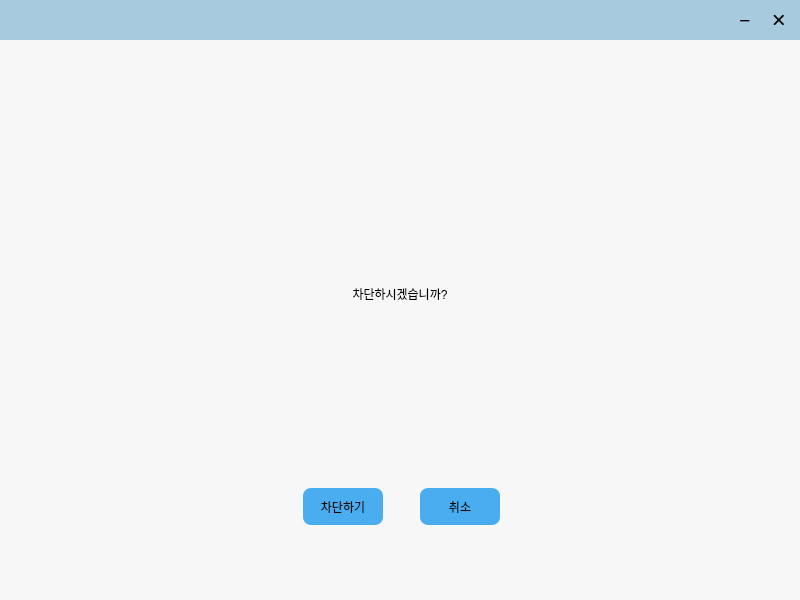
<?xml version="1.0" encoding="UTF-8"?>
<ui version="4.0">
 <class>BlockConfirmDialog</class>
 <widget class="QDialog" name="BlockConfirmDialog">
  <property name="geometry">
   <rect>
    <x>0</x>
    <y>0</y>
    <width>800</width>
    <height>600</height>
   </rect>
  </property>
  <property name="minimumSize">
   <size>
    <width>800</width>
    <height>600</height>
   </size>
  </property>
  <property name="maximumSize">
   <size>
    <width>800</width>
    <height>600</height>
   </size>
  </property>
  <property name="windowTitle">
   <string>Jewel</string>
  </property>
  <property name="styleSheet">
   <string notr="true">QDialog { background: #f7f7f7; } QFrame#titleBar { background: #a8cadf; } QPushButton#confirmButton, QPushButton#cancelButton { background: #49adf0; border: none; border-radius: 8px; font: 14px &quot;Malgun Gothic&quot;; color: #000; } </string>
  </property>
  <widget class="QFrame" name="titleBar">
   <property name="geometry">
    <rect>
     <x>0</x>
     <y>0</y>
     <width>800</width>
     <height>40</height>
    </rect>
   </property>
   <property name="frameShape">
    <enum>QFrame::NoFrame</enum>
   </property>
   <widget class="QPushButton" name="minimizeButton">
    <property name="geometry">
     <rect>
      <x>728</x>
      <y>0</y>
      <width>34</width>
      <height>40</height>
     </rect>
    </property>
    <property name="text">
     <string>−</string>
    </property>
    <property name="styleSheet">
     <string notr="true">border: none; font: 19px Arial;</string>
    </property>
   </widget>
   <widget class="QPushButton" name="closeButton">
    <property name="geometry">
     <rect>
      <x>762</x>
      <y>0</y>
      <width>34</width>
      <height>40</height>
     </rect>
    </property>
    <property name="text">
     <string>×</string>
    </property>
    <property name="styleSheet">
     <string notr="true">border: none; font: 24px Arial;</string>
    </property>
   </widget>
  </widget>
  <widget class="QLabel" name="messageLabel">
   <property name="geometry">
    <rect>
     <x>180</x>
     <y>244</y>
     <width>440</width>
     <height>100</height>
    </rect>
   </property>
   <property name="text">
    <string>차단하시겠습니까?</string>
   </property>
   <property name="alignment">
    <set>Qt::AlignCenter</set>
   </property>
   <property name="styleSheet">
    <string notr="true">font: 700 40px &quot;Malgun Gothic&quot;; color: #000;</string>
   </property>
  </widget>
  <widget class="QPushButton" name="confirmButton">
   <property name="geometry">
    <rect>
     <x>303</x>
     <y>488</y>
     <width>80</width>
     <height>37</height>
    </rect>
   </property>
   <property name="text">
    <string>차단하기</string>
   </property>
  </widget>
  <widget class="QPushButton" name="cancelButton">
   <property name="geometry">
    <rect>
     <x>420</x>
     <y>488</y>
     <width>80</width>
     <height>37</height>
    </rect>
   </property>
   <property name="text">
    <string>취소</string>
   </property>
  </widget>
 </widget>
 <resources/>
 <connections/>
</ui>
